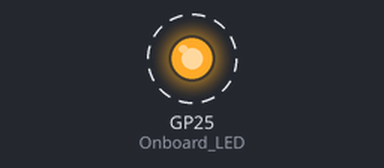
Recording of a program running on a simulated Raspberry Pi Pico. Parts: output pins drawn as LEDs (lit = HIGH). Dashed ring = blinking. What the program prints to the serial monitor is not drawn.

Above: at 0.5 s.
Timing chart, 0 to 3.3 s (numbered marks = the images above):
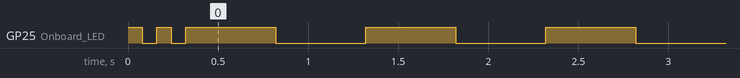

The program:

main.cpp
```cpp
// #include <BMI160Gen.h>            //https://github.com/hanyazou/BMI160-Arduino
// #include <Wire.h>
#include <Arduino.h>

#define SDA_PIN 0
#define SCL_PIN 1

// I2C Configuration for ESP32
const int i2c_addr = 0x68;  // Default I2C address for BMI160

long pico_time = 0;
long prev_time = 0;
long cycle = 200;	// cycle period in milliseconds

int gx, gy, gz; // Raw gyroscope values
int ax, ay, az; // Raw accelerometer values


void setup() {
  pinMode(LED_BUILTIN, OUTPUT);

  Serial.begin(115200);
  while (!Serial){
    for(int i=0; i<3; i++){
    digitalWrite(LED_BUILTIN, HIGH);
    delay(150);
    digitalWrite(LED_BUILTIN, LOW);
    delay(150);
    }
    delay (750);
  }
  for(int i=0; i<2; i++){
    digitalWrite(LED_BUILTIN, HIGH);
    delay(80);
    digitalWrite(LED_BUILTIN, LOW);
    delay(80);
    }

  pinMode(25, OUTPUT); // Onboard LED

  // Wire.setSDA(SDA_PIN);
  // Wire.setSCL(SCL_PIN);
  // Wire.begin();


  // if (!BMI160.begin(BMI160GenClass::I2C_MODE, i2c_addr)) {
  //   Serial.println("BMI160 initialization failed!");
  //   while (1); // Halt if initialization fails
  // }

  //Serial.println("BMI160 initialized successfully in I2C mode!");
}

void loop() {
  digitalWrite(25, HIGH);
  delay(500);
  digitalWrite(25, LOW);
  delay(500);
  Serial.println("end of cycle");

  // pico_time = millis();
  // if ((pico_time - prev_time) > cycle) {
  //   prev_time = pico_time;

  //   BMI160.readGyro(gx, gy, gz);
  //   BMI160.readAccelerometer(ax, ay, az);

  //   Serial.print(((float)pico_time)/1000, 3);
  //   Serial.print("\t");
  //   Serial.print(gx);
  //   Serial.print("\t");
  //   Serial.print(gy);
  //   Serial.print("\t");
  //   Serial.print(gz);
  //   Serial.print("\t");
  //   Serial.print(ax);
  //   Serial.print("\t");
  //   Serial.print(ay);
  //   Serial.print("\t");
  //   Serial.println(az);
  // }
}
```

Measured:
- by itself, GP25 (Onboard_LED): goes LOW 0.08 s, HIGH 0.08 s, LOW 0.08 s, 129 × (HIGH 0.50 s, LOW 0.50 s), HIGH 0.50 s, then LOW
